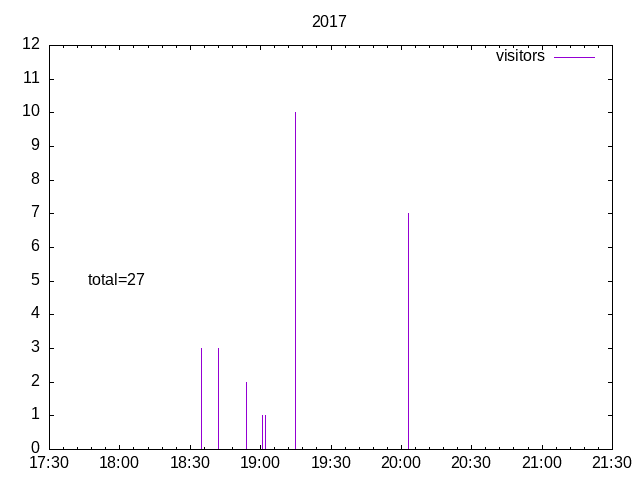

Reproduce this figure in gnuplot.
set xdata time
set timefmt "%H:%M"
set xrange ["17:30":"21:30"]
set yrange [0:12]
set ytics 0,1
set format x "%H:%M"
set title '2017'
set terminal png
set output '2017.png'
set label 1 "total=27" at 64000,5
plot '2017.dat' index 0 using 1:2 with impulses title 'visitors'
